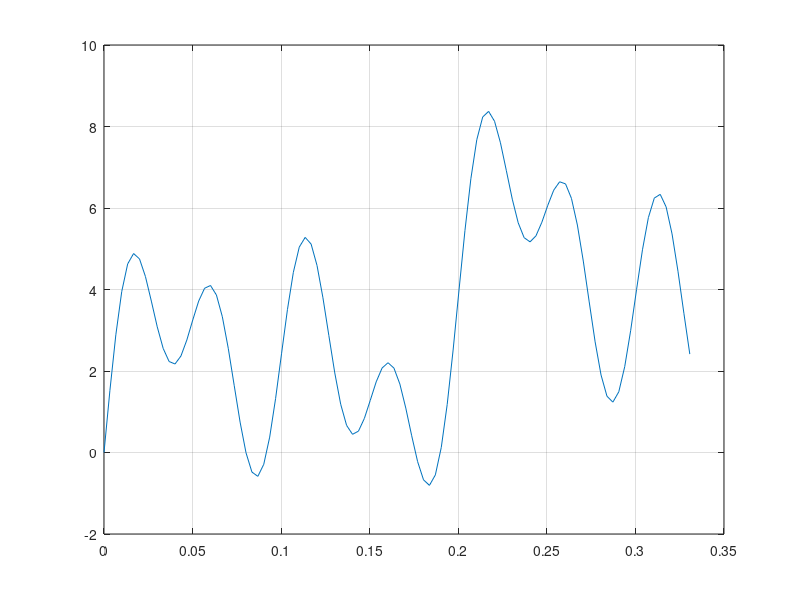

The MATLAB source for this figure:
close all
clearvars

A = 2;                       % Amplitude
t = linspace(0, 2*pi)/19;    % Time -> 0 - 2*(pi)

freq1 = 1;
x1 = A*sin(freq1*t*2*pi);

freq2 = 3;
x2 = A*sin(freq1*t*2*pi);

freq3 = 5;
x3 = A*sin(freq3*t*2*pi);

freq4 = 10;
x4 = A*sin(freq4*t*2*pi);

freq5 = 20;
x5 = A*sin(freq5*t*2*pi);

xres = x1 + x2 + x3 + x4 + x5;

%disp(xres)
plot(t,xres)
grid on
